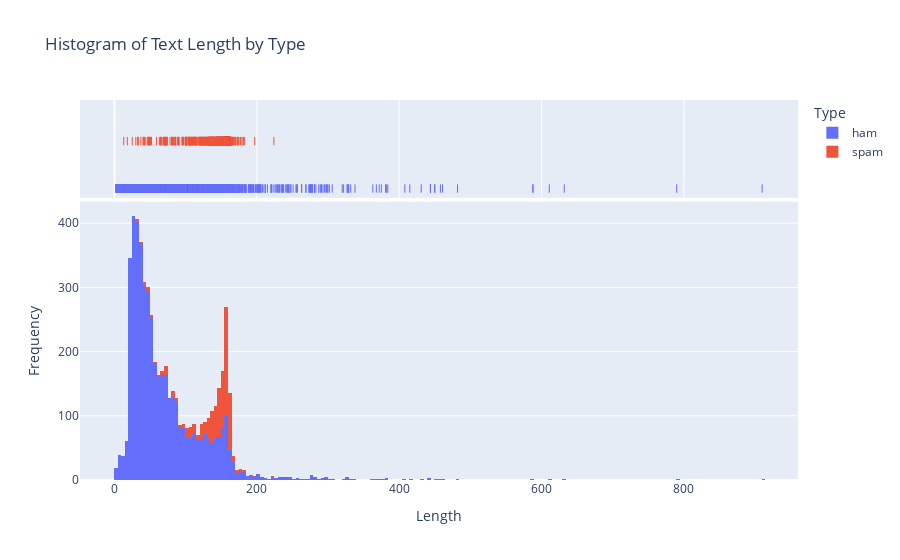

The code cell stored with this chart in its notebook:
### Code cell
fig = px.histogram(df, x='Length', color='Type', marginal='rug',
                   title='Histogram of Text Length by Type')
fig.update_layout(
    xaxis_title='Length',
    yaxis_title='Frequency',
    showlegend=True)

### Figure 1 — Plotly figure (JSON) as saved in the notebook; plotly's stock layout.template omitted (floating-point values rounded to 4 significant figures; data arrays with more than 128 entries replaced by an {"elided": "..."} marker saying what was removed)
{"data": [{"alignmentgroup": "True", "bingroup": "x", "hovertemplate": "Type=ham<br>Length=%{x}<br>count=%{y}<extra></extra>", "legendgroup": "ham", "marker": {"color": "#636efa", "pattern": {"shape": ""}}, "name": "ham", "offsetgroup": "ham", "orientation": "v", "showlegend": true, "type": "histogram", "x": {"elided": "4825 int values"}, "xaxis": "x", "yaxis": "y"}, {"alignmentgroup": "True", "boxpoints": "all", "fillcolor": "rgba(255,255,255,0)", "hoveron": "points", "hovertemplate": "Type=ham<br>Length=%{x}<extra></extra>", "jitter": 0, "legendgroup": "ham", "line": {"color": "rgba(255,255,255,0)"}, "marker": {"color": "#636efa", "symbol": "line-ns-open"}, "name": "ham", "offsetgroup": "ham", "showlegend": false, "type": "box", "x": {"elided": "4825 int values"}, "xaxis": "x2", "yaxis": "y2"}, {"alignmentgroup": "True", "bingroup": "x", "hovertemplate": "Type=spam<br>Length=%{x}<br>count=%{y}<extra></extra>", "legendgroup": "spam", "marker": {"color": "#EF553B", "pattern": {"shape": ""}}, "name": "spam", "offsetgroup": "spam", "orientation": "v", "showlegend": true, "type": "histogram", "x": {"elided": "747 int values"}, "xaxis": "x", "yaxis": "y"}, {"alignmentgroup": "True", "boxpoints": "all", "fillcolor": "rgba(255,255,255,0)", "hoveron": "points", "hovertemplate": "Type=spam<br>Length=%{x}<extra></extra>", "jitter": 0, "legendgroup": "spam", "line": {"color": "rgba(255,255,255,0)"}, "marker": {"color": "#EF553B", "symbol": "line-ns-open"}, "name": "spam", "offsetgroup": "spam", "showlegend": false, "type": "box", "x": {"elided": "747 int values"}, "xaxis": "x2", "yaxis": "y2"}], "layout": {"barmode": "relative", "legend": {"title": {"text": "Type"}, "tracegroupgap": 0}, "showlegend": true, "title": {"text": "Histogram of Text Length by Type"}, "xaxis": {"anchor": "y", "domain": [0, 1], "title": {"text": "Length"}}, "xaxis2": {"anchor": "y2", "domain": [0, 1], "matches": "x", "showgrid": true, "showticklabels": false}, "yaxis": {"anchor": "x", "domain": [0, 0.7326], "title": {"text": "Frequency"}}, "yaxis2": {"anchor": "x2", "domain": [0.7426, 1], "matches": "y2", "showgrid": false, "showline": false, "showticklabels": false, "ticks": ""}}}
